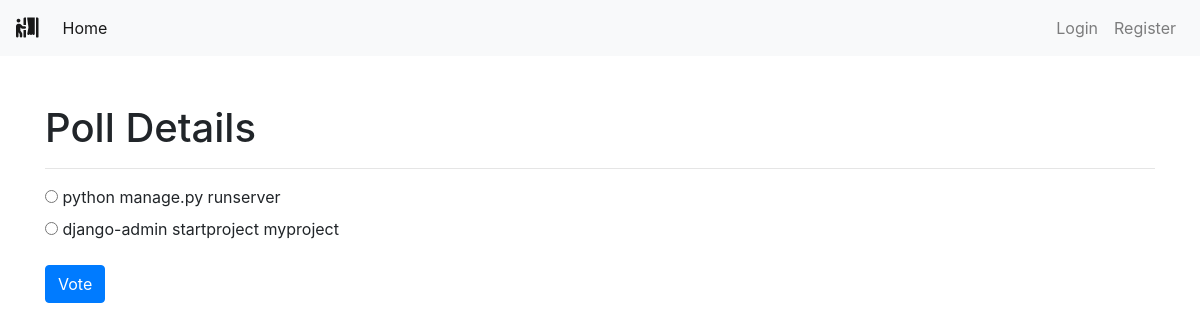
Page /polls/3/ on the committed database.
### polls/models.py (models this page shows, shortened)
class Choice(models.Model):
    poll = models.ForeignKey(Poll, on_delete=models.CASCADE)
    choice_text = models.CharField(max_length=255)
    created_at = models.DateTimeField(auto_now_add=True)
    updated_at = models.DateTimeField(auto_now=True)

### polls/views.py (the view)
# urls.py: path("<int:poll_id>/", views.poll_detail, name="detail"),
def poll_detail(request, poll_id):
    poll = get_object_or_404(Poll, id=poll_id)
    if not poll.active:
        return render(request, "polls/poll_result.html", {"poll": poll})
    loop_count = poll.choice_set.count()
    context = {
        "poll": poll,
        "loop_time": range(0, loop_count),
    }
    return render(request, "polls/poll_detail.html", context)

### polls/templates/polls/poll_detail.html (shortened to what this page needs)
{% extends 'base.html' %} {% block content %}
<div class="container">
  <h1>Poll Details</h1>
  <hr />
  <form id="voteForm" data-poll-id="{{ poll.id }}">
    {% csrf_token %} {% for choice in poll.choice_set.all %}
    <input
      type="radio"
      name="choice"
      id="choice{{ choice.id }}"
      value="{{ choice.id }}"
    />
    <label for="choice{{ choice.id }}">{{ choice.choice_text }}</label><br />
    {% endfor %}
    <button type="submit" class="btn btn-primary mt-3">Vote</button>
  </form>
</div>
{% endblock %}

### rows in the picture
Choice: choice_text "python manage.py runserver"
Choice: choice_text "django-admin startproject myproject"
